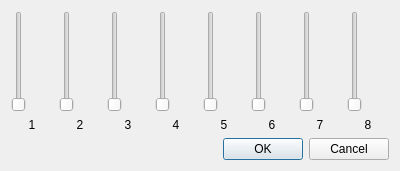
<?xml version="1.0" encoding="UTF-8"?>
<ui version="4.0">
 <class>Dialog</class>
 <widget class="QDialog" name="Dialog">
  <property name="geometry">
   <rect>
    <x>0</x>
    <y>0</y>
    <width>400</width>
    <height>171</height>
   </rect>
  </property>
  <property name="windowTitle">
   <string>Dialog</string>
  </property>
  <layout class="QVBoxLayout" name="verticalLayout_12">
   <item>
    <layout class="QHBoxLayout" name="horizontalLayout">
     <item>
      <layout class="QVBoxLayout" name="verticalLayout">
       <item>
        <widget class="QSlider" name="verticalSlider">
         <property name="maximum">
          <number>1</number>
         </property>
         <property name="sliderPosition">
          <number>0</number>
         </property>
         <property name="orientation">
          <enum>Qt::Vertical</enum>
         </property>
        </widget>
       </item>
       <item>
        <widget class="QLabel" name="label">
         <property name="text">
          <string>1</string>
         </property>
         <property name="alignment">
          <set>Qt::AlignCenter</set>
         </property>
        </widget>
       </item>
      </layout>
     </item>
     <item>
      <layout class="QVBoxLayout" name="verticalLayout_3">
       <item>
        <widget class="QSlider" name="verticalSlider_3">
         <property name="maximum">
          <number>1</number>
         </property>
         <property name="pageStep">
          <number>10</number>
         </property>
         <property name="orientation">
          <enum>Qt::Vertical</enum>
         </property>
        </widget>
       </item>
       <item>
        <widget class="QLabel" name="label_3">
         <property name="text">
          <string>2</string>
         </property>
         <property name="alignment">
          <set>Qt::AlignCenter</set>
         </property>
        </widget>
       </item>
      </layout>
     </item>
     <item>
      <layout class="QVBoxLayout" name="verticalLayout_5">
       <item>
        <widget class="QSlider" name="verticalSlider_5">
         <property name="font">
          <font>
           <strikeout>false</strikeout>
          </font>
         </property>
         <property name="maximum">
          <number>1</number>
         </property>
         <property name="orientation">
          <enum>Qt::Vertical</enum>
         </property>
        </widget>
       </item>
       <item>
        <widget class="QLabel" name="label_5">
         <property name="text">
          <string>3</string>
         </property>
         <property name="alignment">
          <set>Qt::AlignCenter</set>
         </property>
        </widget>
       </item>
      </layout>
     </item>
     <item>
      <layout class="QVBoxLayout" name="verticalLayout_6">
       <item>
        <widget class="QSlider" name="verticalSlider_6">
         <property name="maximum">
          <number>1</number>
         </property>
         <property name="orientation">
          <enum>Qt::Vertical</enum>
         </property>
        </widget>
       </item>
       <item>
        <widget class="QLabel" name="label_6">
         <property name="text">
          <string>4</string>
         </property>
         <property name="alignment">
          <set>Qt::AlignCenter</set>
         </property>
        </widget>
       </item>
      </layout>
     </item>
     <item>
      <layout class="QVBoxLayout" name="verticalLayout_7">
       <item>
        <widget class="QSlider" name="verticalSlider_7">
         <property name="maximum">
          <number>1</number>
         </property>
         <property name="orientation">
          <enum>Qt::Vertical</enum>
         </property>
        </widget>
       </item>
       <item>
        <widget class="QLabel" name="label_7">
         <property name="text">
          <string>5</string>
         </property>
         <property name="alignment">
          <set>Qt::AlignCenter</set>
         </property>
        </widget>
       </item>
      </layout>
     </item>
     <item>
      <layout class="QVBoxLayout" name="verticalLayout_8">
       <item>
        <widget class="QSlider" name="verticalSlider_8">
         <property name="maximum">
          <number>1</number>
         </property>
         <property name="orientation">
          <enum>Qt::Vertical</enum>
         </property>
        </widget>
       </item>
       <item>
        <widget class="QLabel" name="label_8">
         <property name="text">
          <string>6</string>
         </property>
         <property name="alignment">
          <set>Qt::AlignCenter</set>
         </property>
        </widget>
       </item>
      </layout>
     </item>
     <item>
      <layout class="QVBoxLayout" name="verticalLayout_9">
       <item>
        <widget class="QSlider" name="verticalSlider_9">
         <property name="maximum">
          <number>1</number>
         </property>
         <property name="orientation">
          <enum>Qt::Vertical</enum>
         </property>
        </widget>
       </item>
       <item>
        <widget class="QLabel" name="label_9">
         <property name="text">
          <string>7</string>
         </property>
         <property name="alignment">
          <set>Qt::AlignCenter</set>
         </property>
        </widget>
       </item>
      </layout>
     </item>
     <item>
      <layout class="QVBoxLayout" name="verticalLayout_10">
       <item>
        <widget class="QSlider" name="verticalSlider_10">
         <property name="maximum">
          <number>1</number>
         </property>
         <property name="orientation">
          <enum>Qt::Vertical</enum>
         </property>
        </widget>
       </item>
       <item>
        <widget class="QLabel" name="label_10">
         <property name="text">
          <string>8</string>
         </property>
         <property name="alignment">
          <set>Qt::AlignCenter</set>
         </property>
        </widget>
       </item>
      </layout>
     </item>
    </layout>
   </item>
   <item>
    <widget class="QDialogButtonBox" name="buttonBox">
     <property name="orientation">
      <enum>Qt::Horizontal</enum>
     </property>
     <property name="standardButtons">
      <set>QDialogButtonBox::Cancel|QDialogButtonBox::Ok</set>
     </property>
    </widget>
   </item>
  </layout>
 </widget>
 <resources/>
 <connections>
  <connection>
   <sender>buttonBox</sender>
   <signal>accepted()</signal>
   <receiver>Dialog</receiver>
   <slot>accept()</slot>
   <hints>
    <hint type="sourcelabel">
     <x>248</x>
     <y>254</y>
    </hint>
    <hint type="destinationlabel">
     <x>157</x>
     <y>274</y>
    </hint>
   </hints>
  </connection>
  <connection>
   <sender>buttonBox</sender>
   <signal>rejected()</signal>
   <receiver>Dialog</receiver>
   <slot>reject()</slot>
   <hints>
    <hint type="sourcelabel">
     <x>316</x>
     <y>260</y>
    </hint>
    <hint type="destinationlabel">
     <x>286</x>
     <y>274</y>
    </hint>
   </hints>
  </connection>
 </connections>
</ui>
